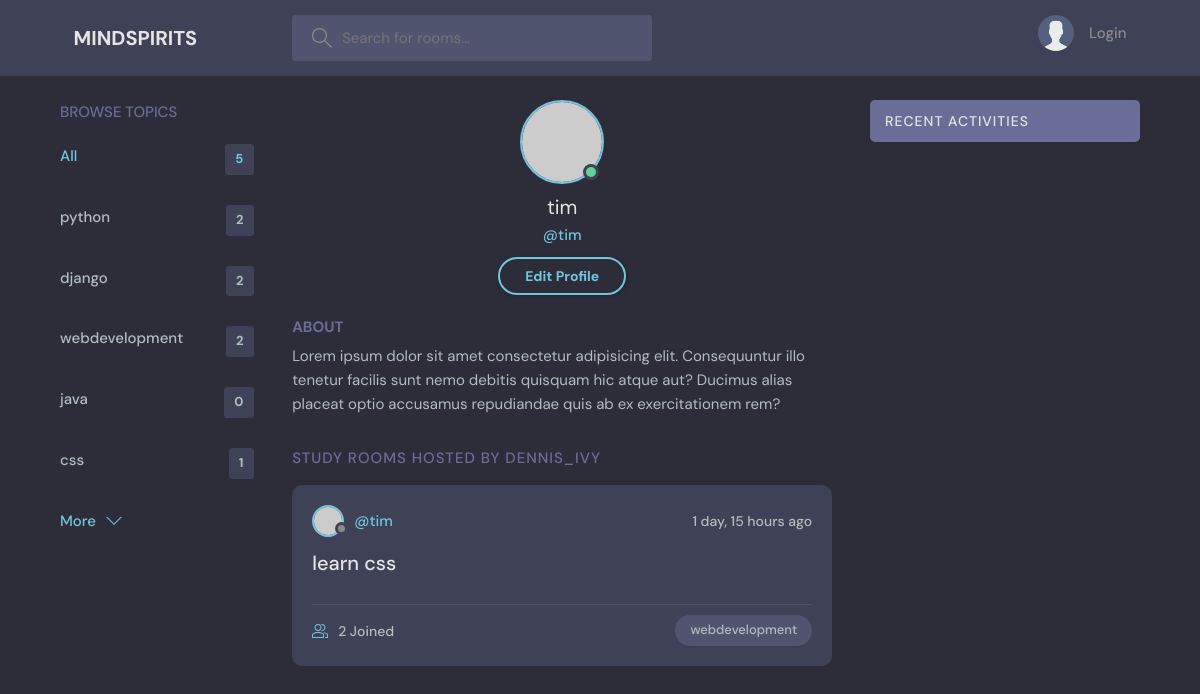
The page /profile/2 on the database its author committed.
### base/models.py (models this page shows, shortened)
class topic(models.Model):
    name=models.CharField(max_length=200)

class Room(models.Model):
    host=models.ForeignKey(User,on_delete=models.SET_NULL,null=True)
    topic=models.ForeignKey(topic,on_delete=models.SET_NULL,null=True)
    name=models.CharField(max_length=200)
    description=models.TextField(null=True,blank=True)
    participants=models.ManyToManyField(User,related_name='participants',blank=True)
    updated=models.DateTimeField(auto_now=True)
    created=models.DateTimeField(auto_now_add=True)
    class Meta:
        ordering=['-updated','-created']

### base/views.py (the view)
# urls.py: path('profile/<str:pk>',views.userProfile,name="user-profile"),
def userProfile(request,pk):
    user=User.objects.get(id=pk)
    rooms=user.room_set.all()
    room_messages=user.message_set.all()
    topics =topic.objects.all()
    context={'user':user,'rooms':rooms,'room_messages':room_messages,'topics':topics}
    return render(request,'base/profile.html',context)

### base/templates/base/profile.html
{%extends 'main.html' %}
{%block content%}
  <main class="profile-page layout layout--3">
    <div class="container">
      {% include 'base/topics_component.html' %}
      <div class="roomList">
        <div class="profile">
          <div class="profile__avatar">
            <div class="avatar avatar--large active">
              <img src="https://randomuser.me/api/portraits/men/11.jpg" />
            </div>
          </div>
          <div class="profile__info">
            <h3>{{user.username}}</h3>
            <p>@{{user.username}}</p>
            <a href="edit-user.html" class="btn btn--main btn--pill">Edit Profile</a>
          </div>
          <div class="profile__about">
            <h3>About</h3>
            <p>
              Lorem ipsum dolor sit amet consectetur adipisicing elit. Consequuntur illo tenetur
              facilis sunt nemo debitis quisquam hic atque aut? Ducimus alias placeat optio
              accusamus repudiandae quis ab ex exercitationem rem?
            </p>
          </div>
        </div>
        <div class="roomList__header">
          <div>
            <h2>Study Rooms Hosted by dennis_ivy</a>
            </h2>
          </div>
        </div>
        {%include 'base/feed_component.html' %}
      </div>
      {%include 'base/activity_component.html' %}
    </div>
  </main>
{%endblock content%}

### base/templates/base/topics_component.html
<div class="topics">
    <div class="topics__header">
        <h2>Browse Topics</h2>
    </div>
    <ul class="topics__list">
        <li>
        <a href="{%url 'home' %}" class="active">All <span>{{topics.count}}</span></a>
        </li>
        {%for topic in topics %}
        <li>
        <a href="{% url 'home' %}?q={{topic.name}}">{{topic.name}} <span>{{topic.room_set.all.count}}</span></a>
        </li>
        {%endfor%}
    </ul>
    <a class="btn btn--link" href="topics.html">
        More
        <svg version="1.1" xmlns="http://www.w3.org/2000/svg" width="32" height="32" viewBox="0 0 32 32">
        <title>chevron-down</title>
        <path d="M16 21l-13-13h-3l16 16 16-16h-3l-13 13z"></path>
        </svg>
    </a>
</div>

### base/templates/base/feed_component.html (shortened to what this page needs)
{% for room in rooms %}
<div class="roomListRoom">
    <div class="roomListRoom__header">
      <a href="{%url 'user-profile' room.host.id %}" class="roomListRoom__author">
        <div class="avatar avatar--small">
          <img src="https://randomuser.me/api/portraits/women/11.jpg" />
        </div>
        <span>@{{room.host.username}}</span>
      </a>
      <div class="roomListRoom__actions">
        <span>{{room.created|timesince}} ago</span>
      </div>
    </div>
    <div class="roomListRoom__content">
      <a href="{%url 'room' room.id %}">{{room.name}}</a>
    </div>
    <div class="roomListRoom__meta">
      <a href="{%url 'room' room.id %}" class="roomListRoom__joined">
        {{room.participants.all.count}} Joined
      </a>
      <p class="roomListRoom__topic">{{room.topic.name}}</p>
    </div>
</div>
{%endfor%}

### rows shown on the page
topic: name "python", room_set.all.count "2"
topic: name "django", room_set.all.count "2"
topic: name "webdevelopment", room_set.all.count "2"
topic: name "java", room_set.all.count "0"
topic: name "css", room_set.all.count "1"
Room: host.username "tim", created "1 day, 15 hours", name "learn css", participants.all.count "2", topic.name "webdevelopment"

### other values the page prints
{{ topics.count }} "5"
{{ user.username }} "tim"
